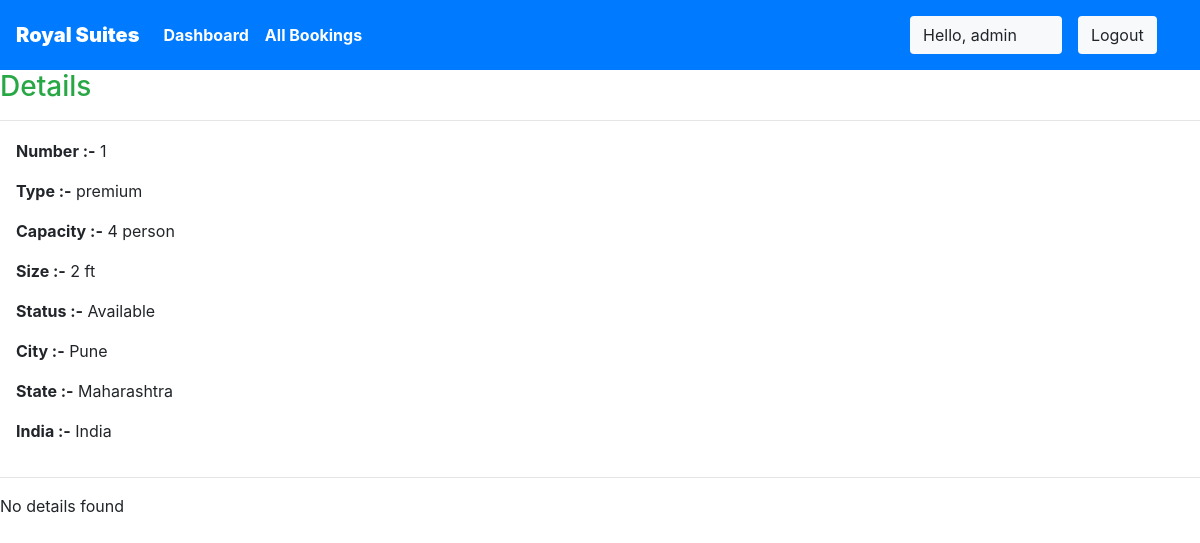
The app's page /staff/panel/view-room?roomid=1 (signed in) with its own data.
### royalsuites/models.py (models this page shows, shortened)
class Rooms(models.Model):
    ROOM_STATUS = (
    ("1", "available"),
    ("2", "not available"),
    )
    ROOM_TYPE = (
    ("1", "premium"),
    ("2", "deluxe"),
    ("3","basic"),
    )
    room_type = models.CharField(max_length=50,choices = ROOM_TYPE)
    capacity = models.IntegerField()
    price = models.IntegerField()
    size = models.IntegerField()
    hotel = models.ForeignKey(Hotels, on_delete = models.CASCADE)
    status = models.CharField(choices =ROOM_STATUS,max_length = 15)
    roomnumber = models.IntegerField()

class Hotels(models.Model):
    name = models.CharField(max_length=30,default="royalsuites")
    owner = models.CharField(max_length=20)
    location = models.CharField(max_length=50)
    state = models.CharField(max_length=50,default="Maharashtra")
    country = models.CharField(max_length=50,default="India")

### royalsuites/views.py (the view)
# urls.py: path('staff/panel/view-room', views.view_room),
@login_required(login_url='/staff')
def view_room(request):
    room_id = request.GET['roomid']
    room = Rooms.objects.all().get(id=room_id)
    reservation = Reservation.objects.all().filter(room=room)
    return HttpResponse(render(request,'staff/viewroom.html',{'room':room,'reservations':reservation}))

### templates/staff/viewroom.html
 {% extends 'basic.html' %} {% block title %}View Room {% endblock title %} {% block body %}
<h3 class="text-success"> Details</h3>
<hr>
<div class="container mx-0 ">
    <p><b>Number :-</b> {{room.roomnumber}}</p>
    <p><b>Type :-</b> {{room.get_room_type_display}}</p>
    <p><b>Capacity :-</b> {{room.capacity}} person</p>
    <p><b>Size :-</b> {{room.size}} ft</p>
    <p><b>Status :-</b> {{room.get_status_display| capfirst}} </p>
    <p><b>City :-</b> {{room.hotel.location| capfirst}} </p>
    <p><b>State :-</b> {{room.hotel.state| capfirst}} </p>
    <p><b>India :-</b> {{room.hotel.country| capfirst}} </p>
</div>
<hr> {% if reservations %}
<h3 class="text-success">Bookings :-</h3>
<table class="table">
    <thead>
        <th>Username</th>
        <th>Person</th>
        <th>check in</th>
        <th>check out</th>
    </thead>
    {% for each_detail in reservations %}
    <tr>
        <td>{{each_detail.guest.username}}</td>
        <td>{{each_detail.room.capacity}}</td>
        <td>{{each_detail.check_in}}</td>
        <td>{{each_detail.check_out}}</td>
    </tr>
    {% endfor %}
    <tr>
        <td><b>Total bookings = </b>{{reservations | length}}</td>
    </tr>
</table>
{% else %}
<p>No details found</p>
{% endif %} {% endblock body %}

### templates/basic.html (shortened to what this page needs)
{% load static %}
<!DOCTYPE html>
<!DOCTYPE html>
<html lang="en">
<head>
    <link rel="stylesheet" href="https://use.fontawesome.com/releases/v5.7.0/css/all.css">
    <link rel="stylesheet" href="{% static 'bootstrap\bootstrap.css' %}">
    <link rel="stylesheet" href="https://maxcdn.bootstrapcdn.com/bootstrap/4.5.0/css/bootstrap.min.css" >
</head>
<body style="dbackground-image: url('https://source.unsplash.com/random');height: 100%;">
    <div class="container-fluid px-0">
        <nav class="navbar navbar-expand-lg navbar-dark bg-primary font-weight-bold">
            <a class="navbar-brand text-bold bg-black " href="/"><b>Royal Suites</b></a>
            <div class="collapse navbar-collapse " id="navbarSupportedContent">
                <ul class="navbar-nav mr-auto ">
                    {% if user.is_staff %}
                    <li class="nav-item active">
                        <a class="nav-link text-bold" href="/staff/panel">Dashboard </a>
                    </li>
                    {% elif user.is_staff == False and user.is_authenticated %}
                    <li class="nav-item active">
                            <a class="nav-link text-bold" href="/user/bookings">My Bookings </a>
                        </li>
                    {% endif %}
                    {% if user.is_staff %}
                    <li class="nav-item active">
                            <a class="nav-link text-bold" href="/staff/allbookings">All Bookings </a>
                        </li>
                    {% endif %}
                </ul>
                {% if user.is_authenticated %}
                      <button class="btn btn-group bg-light" data-toggle="modal" data-target="#forlogin">
                       Hello, {{request.user}}
                       <a href="/logout" class="nav-link">
                    <button class="btn btn-group bg-light" data-toggle="modal" data-target="#forlogin">
                        Logout
                    </button></a>&nbsp; &nbsp;
                    </button>
                {% endif %}
            </div>
        </nav>
    </div>
    {% block body %}
    {% endblock body %}
</body>
</html>

### templates/basic.html (style rules this page uses)
a { text-decoration: none; }
.container { padding: 2px 16px; }

### records on screen
Rooms: roomnumber "1", room_type "premium", capacity "4", size "2", status "Available", hotel.location "Pune", hotel.state "Maharashtra", hotel.country "India"

### other values on screen
{{ request.user }} "admin"
